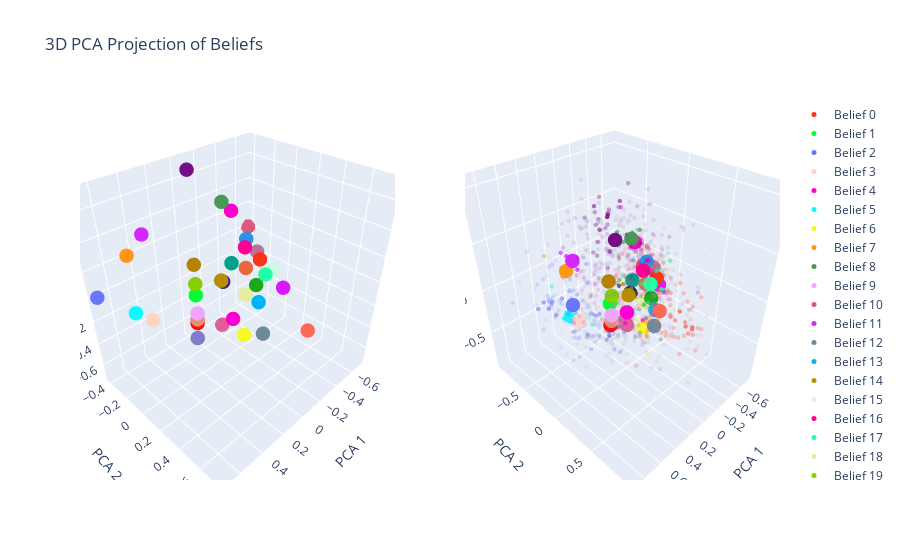

Notebook code for this chart:
### Code cell
from epsilon_transformers.process.processes import RRXOR
import numpy as np
from epsilon_transformers.training.configs import RawModelConfig
import torch
from sklearn.decomposition import PCA
from sklearn.linear_model import LinearRegression
import plotly.graph_objects as go
from plotly.subplots import make_subplots
import plotly.express as px

model_config = RawModelConfig(
    d_vocab=config["d_vocab"],
    d_model=config["d_model"],
    n_ctx=config["n_ctx"],
    d_head=config["d_head"],
    n_head=config["n_heads"],
    d_mlp=config["d_model"] * 4,
    n_layers=config["n_layers"],
).to_hooked_transformer(seed=1337, device=device)

save_point = 0
model.load_state_dict(torch.load(f"{download_dir}/model_epoch_{save_point}.pt", map_location=device))

process = RRXOR()
msp = process.derive_mixed_state_presentation(depth=config["n_ctx"] + 1)
msp_paths_and_beliefs = msp.paths_and_belief_states

msp_paths = [np.array(x[0]) for x in msp_paths_and_beliefs]
msp_beliefs = [x[1] for x in msp_paths_and_beliefs]
msp_beliefs = [tuple(round(b, 5) for b in belief) for belief in msp_beliefs]
msp_unique_beliefs = list(set(msp_beliefs))  # Convert to list for indexing
print(f"Unique beliefs: {len(msp_unique_beliefs)} out of {len(msp_beliefs)}")


pca = PCA(n_components=3)
pca.fit(msp_unique_beliefs)
msp_beliefs_pca = pca.transform(msp_unique_beliefs)

msp_belief_index = {b: i for i, b in enumerate(msp_unique_beliefs)}
msp_beliefs_index = [msp_belief_index[tuple(round(b, 5) for b in belief)] for belief in msp_unique_beliefs]

X = [x for x in msp.paths if len(x) == config["n_ctx"]]
X = torch.tensor(X, dtype=torch.int).to(device)  # (batch, n_ctx)

X_beliefs = torch.zeros(X.shape[0], X.shape[1], 5).to(device)
X_belief_indices = torch.zeros(X.shape[0], X.shape[1], 1, dtype=torch.int).to(device)  # Specify dtype

for i in range(X.shape[0]):
    for j in range(X.shape[1]):
        p = X[i, :j+1].cpu().numpy()
        path_index = np.where([np.array_equal(p, x) for x in msp_paths])[0][0]  # Get the first index
        msp_belief_state = msp_beliefs[path_index]
        X_beliefs[i, j] = torch.tensor(msp_belief_state, dtype=torch.float32)
        X_belief_indices[i, j] = msp_belief_index[msp_belief_state]  # Assign directly

_, cache = model.run_with_cache(X, names_filter=lambda x: 'ln1.hook_normalized' in x)

acts = torch.cat([cache[f"blocks.{i}.ln1.hook_normalized"] for i in range(4)], dim=-1)  # (batch, n_ctx, 4 * d_model)

acts_flattened = acts.view(-1, acts.shape[-1]).cpu().numpy()
X_beliefs_flattened = X_beliefs.view(-1, X_beliefs.shape[-1]).cpu().numpy()

regression = LinearRegression()
regression.fit(acts_flattened, X_beliefs_flattened)

result = regression.predict(acts_flattened)

result_pca = pca.transform(result)

X_belief_indices_flattened = X_belief_indices.view(-1).cpu().numpy()

colors = px.colors.qualitative.Light24 + px.colors.qualitative.Dark24 + px.colors.qualitative.Plotly

fig = make_subplots(rows=1, cols=2, specs=[[{'type': 'scatter3d'}, {'type': 'scatter3d'}]])

msp_beliefs_pca_data = msp_beliefs_pca
for b in range(len(msp_unique_beliefs)):
    relevant_indices = [i for i, x in enumerate(msp_beliefs_index) if x == b]  # Use list comprehension
    relevant_data = msp_beliefs_pca_data[relevant_indices]
    fig.add_trace(go.Scatter3d(x=relevant_data[:, 0],
                               y=relevant_data[:, 1],
                               z=relevant_data[:, 2],
                               mode='markers',
                               name=f'Belief {b}',
                               marker=dict(size=5, color=colors[b], opacity=1.0)),
                  row=1, col=1)

for b in range(len(msp_unique_beliefs)):
    relevant_indices = np.where(X_belief_indices_flattened == b)[0]
    relevant_data = result_pca[relevant_indices]
    centers_of_mass = np.mean(relevant_data, axis=0)
    fig.add_trace(go.Scatter3d(x=[centers_of_mass[0]],
                               y=[centers_of_mass[1]],
                               z=[centers_of_mass[2]],
                               mode='markers',
                               name=f'Belief {b}',
                               marker=dict(size=5, color=colors[b], opacity=1)),
                  row=1, col=2)
    fig.add_trace(go.Scatter3d(x=relevant_data[:, 0],
                               y=relevant_data[:, 1],
                               z=relevant_data[:, 2],
                               mode='markers',
                               name=f'Belief {b}',
                               marker=dict(size=1.5, color=colors[b], opacity=0.1)),
                  row=1, col=2)

fig.update_layout(title='3D PCA Projection of Beliefs',
                  scene=dict(xaxis_title='PCA 1', yaxis_title='PCA 2', zaxis_title='PCA 3'),
                  scene2=dict(xaxis_title='PCA 1', yaxis_title='PCA 2', zaxis_title='PCA 3'))
fig.show()
